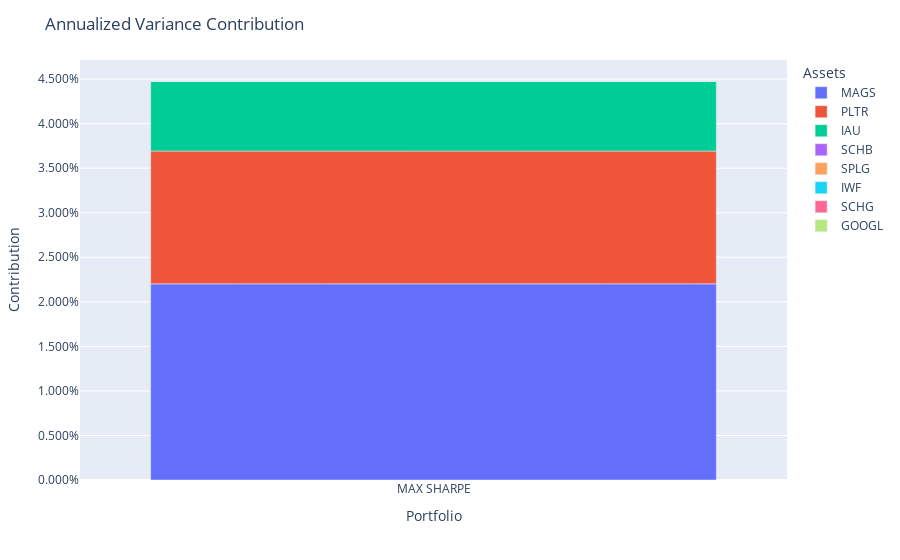

The notebook cell this image was saved under:
### Code cell
pred_model_maxsharpe.plot_contribution(RiskMeasure.ANNUALIZED_VARIANCE)

### Figure 1 — Plotly figure (JSON) as saved in the notebook; plotly's stock layout.template omitted (floating-point values rounded to 4 significant figures)
{"data": [{"alignmentgroup": "True", "hovertemplate": "variable=MAGS<br>index=%{x}<br>value=%{y}<extra></extra>", "legendgroup": "MAGS", "marker": {"color": "#636efa", "pattern": {"shape": ""}}, "name": "MAGS", "offsetgroup": "MAGS", "orientation": "v", "showlegend": true, "textposition": "auto", "type": "bar", "x": ["MAX SHARPE"], "xaxis": "x", "y": [0.02201], "yaxis": "y"}, {"alignmentgroup": "True", "hovertemplate": "variable=PLTR<br>index=%{x}<br>value=%{y}<extra></extra>", "legendgroup": "PLTR", "marker": {"color": "#EF553B", "pattern": {"shape": ""}}, "name": "PLTR", "offsetgroup": "PLTR", "orientation": "v", "showlegend": true, "textposition": "auto", "type": "bar", "x": ["MAX SHARPE"], "xaxis": "x", "y": [0.01491], "yaxis": "y"}, {"alignmentgroup": "True", "hovertemplate": "variable=IAU<br>index=%{x}<br>value=%{y}<extra></extra>", "legendgroup": "IAU", "marker": {"color": "#00cc96", "pattern": {"shape": ""}}, "name": "IAU", "offsetgroup": "IAU", "orientation": "v", "showlegend": true, "textposition": "auto", "type": "bar", "x": ["MAX SHARPE"], "xaxis": "x", "y": [0.007863], "yaxis": "y"}, {"alignmentgroup": "True", "hovertemplate": "variable=SCHB<br>index=%{x}<br>value=%{y}<extra></extra>", "legendgroup": "SCHB", "marker": {"color": "#ab63fa", "pattern": {"shape": ""}}, "name": "SCHB", "offsetgroup": "SCHB", "orientation": "v", "showlegend": true, "textposition": "auto", "type": "bar", "x": ["MAX SHARPE"], "xaxis": "x", "y": [8.711e-09], "yaxis": "y"}, {"alignmentgroup": "True", "hovertemplate": "variable=SPLG<br>index=%{x}<br>value=%{y}<extra></extra>", "legendgroup": "SPLG", "marker": {"color": "#FFA15A", "pattern": {"shape": ""}}, "name": "SPLG", "offsetgroup": "SPLG", "orientation": "v", "showlegend": true, "textposition": "auto", "type": "bar", "x": ["MAX SHARPE"], "xaxis": "x", "y": [4.264e-09], "yaxis": "y"}, {"alignmentgroup": "True", "hovertemplate": "variable=IWF<br>index=%{x}<br>value=%{y}<extra></extra>", "legendgroup": "IWF", "marker": {"color": "#19d3f3", "pattern": {"shape": ""}}, "name": "IWF", "offsetgroup": "IWF", "orientation": "v", "showlegend": true, "textposition": "auto", "type": "bar", "x": ["MAX SHARPE"], "xaxis": "x", "y": [4.177e-09], "yaxis": "y"}, {"alignmentgroup": "True", "hovertemplate": "variable=SCHG<br>index=%{x}<br>value=%{y}<extra></extra>", "legendgroup": "SCHG", "marker": {"color": "#FF6692", "pattern": {"shape": ""}}, "name": "SCHG", "offsetgroup": "SCHG", "orientation": "v", "showlegend": true, "textposition": "auto", "type": "bar", "x": ["MAX SHARPE"], "xaxis": "x", "y": [3.244e-09], "yaxis": "y"}, {"alignmentgroup": "True", "hovertemplate": "variable=GOOGL<br>index=%{x}<br>value=%{y}<extra></extra>", "legendgroup": "GOOGL", "marker": {"color": "#B6E880", "pattern": {"shape": ""}}, "name": "GOOGL", "offsetgroup": "GOOGL", "orientation": "v", "showlegend": true, "textposition": "auto", "type": "bar", "x": ["MAX SHARPE"], "xaxis": "x", "y": [2.55e-09], "yaxis": "y"}], "layout": {"autosize": true, "barmode": "relative", "legend": {"title": {"text": "Assets"}, "tracegroupgap": 0}, "margin": {"t": 60}, "title": {"text": "Annualized Variance Contribution"}, "xaxis": {"anchor": "y", "autorange": true, "domain": [0, 1], "range": [-0.5, 0.5], "title": {"text": "Portfolio"}, "type": "category"}, "yaxis": {"anchor": "x", "autorange": true, "domain": [0, 1], "range": [0, 0.04714], "tickformat": ",.3%", "title": {"text": "Contribution"}, "type": "linear"}}}
